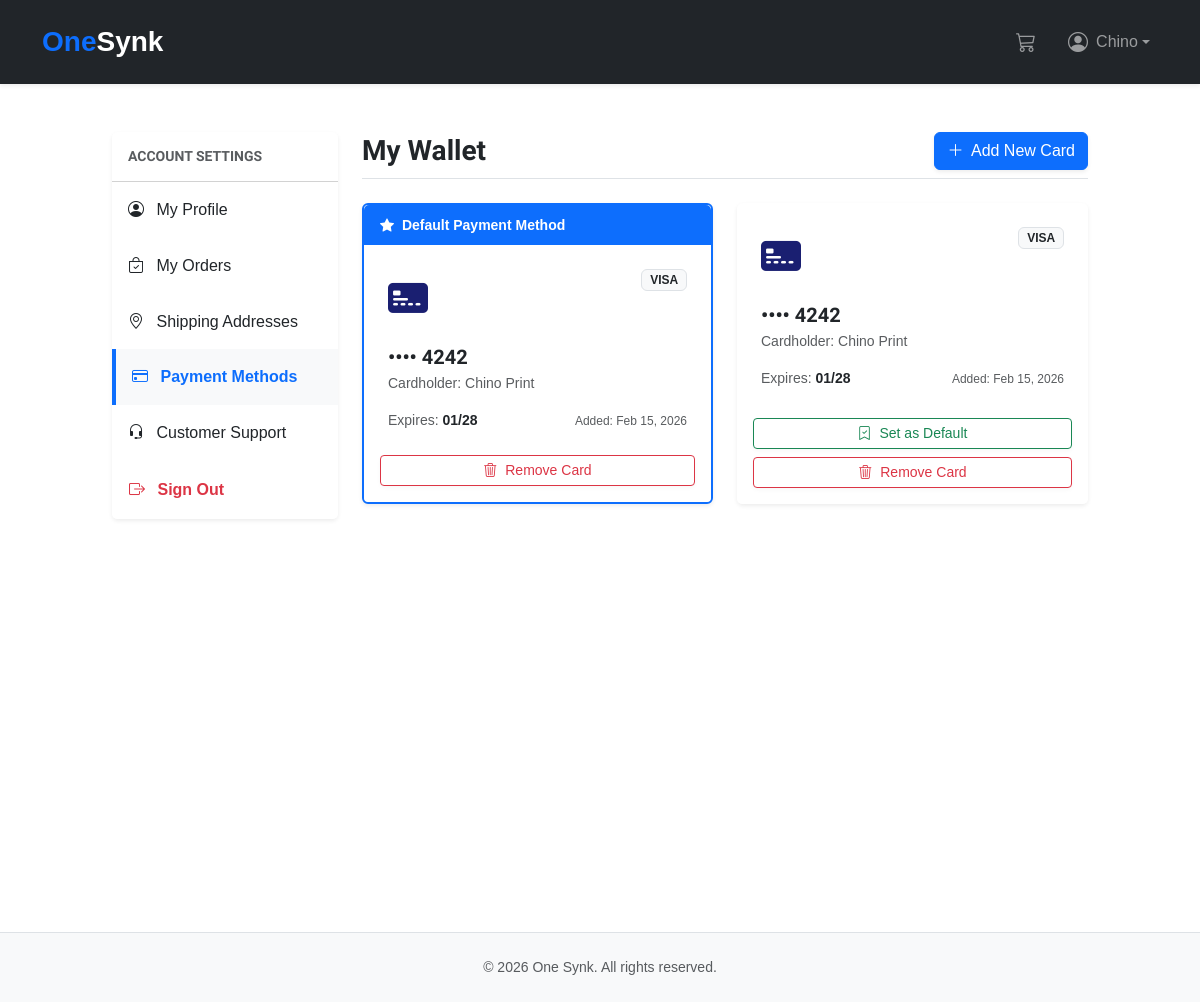
The page /payment/methods/ (signed in) on the database its author committed.
### accounts/models.py (models this page shows, shortened)
class CustomUser(AbstractUser):
    phone_regex = RegexValidator(
        regex=r"^\d{10}$",
        message=_("Phone number must be exactly 10 digits (e.g., 5522445104)."),
    )
    USER_TYPE_CHOICES = (
        ("regular_user", "Regular User"),
        ("wholesaler", "Wholesaler"),
    )
    class UserTypes(models.TextChoices):
        REGULAR = "regular_user", _("Regular User")
        WHOLESALER = "wholesaler", _("Wholesaler")
    phone = models.CharField(
        _("phone number"),
        max_length=10,
        validators=[phone_regex],
        blank=True,
        null=True,
        help_text=_("Format: 5522445104"),
    )
    user_type = models.CharField(
        max_length=20,
        choices=USER_TYPE_CHOICES,
        default="regular_user",
        help_text=_(
            "Designates whether the user is a regular customer or a wholesaler."
        ),
    )
    stripe_customer_id = models.CharField(
        _("Stripe Customer ID"),
        max_length=255,
        blank=True,
        null=True,
        unique=True,
        help_text=_("Unique identifier for the customer in Stripe."),
    )
    payment_method = models.CharField(
        _("default payment method"),
        max_length=255,
        blank=True,
        null=True,
        help_text=_("ID of the default payment method in Stripe."),
    )
    created_at = models.DateTimeField(_("created at"), auto_now_add=True)
    updated_at = models.DateTimeField(_("updated at"), auto_now=True)
    class Meta:
        verbose_name = _("User")
        verbose_name_plural = _("Users")
        ordering = ["-created_at"]

### payment/models.py (models this page shows, shortened)
class PaymentMethod(models.Model):
    class CardType(models.TextChoices):
        VISA = "visa", "Visa"
        MASTERCARD = "mastercard", "Mastercard"
        AMEX = "amex", "American Express"
        DISCOVER = "discover", "Discover"
        DINERS = "diners", "Diners Club"
        JCB = "jcb", "JCB"
        OTHER = "other", _("Other")
    user = models.ForeignKey(
        CustomUser,
        on_delete=models.CASCADE,
        related_name="payment_methods",
        verbose_name=_("user"),
    )
    stripe_payment_method_id = models.CharField(
        max_length=255,
        unique=True,
        help_text=_("Stripe ID for the payment method (pi_... or pm_...)."),
    )
    card_type = models.CharField(
        max_length=20,
        choices=CardType.choices,
        default=CardType.VISA,
        verbose_name=_("card type"),
    )
    last_four_digits = models.CharField(max_length=4, verbose_name=_("last 4 digits"))
    card_holder_name = models.CharField(
        max_length=255, verbose_name=_("cardholder name")
    )
    exp_month = models.PositiveSmallIntegerField(verbose_name=_("expiration month"))
    exp_year = models.PositiveIntegerField(verbose_name=_("expiration year"))
    is_default = models.BooleanField(default=False, verbose_name=_("default method"))
    is_active = models.BooleanField(
        default=True,
        verbose_name=_("active"),
        help_text=_("Uncheck to manually disable this payment method."),
    )
    created_at = models.DateTimeField(auto_now_add=True)
    updated_at = models.DateTimeField(auto_now=True)
    class Meta:
        verbose_name = _("Payment Method")
        verbose_name_plural = _("Payment Methods")
        ordering = ["-is_default", "-created_at"]
        indexes = [
            models.Index(fields=["user", "-is_default"]),
            models.Index(fields=["user", "-is_active"]),
        ]
    def get_masked_card(self):
        return f"•••• {self.last_four_digits}"
    def is_expired(self):
        today = timezone.now().date()
        if self.exp_year < today.year:
            return True
        if self.exp_year == today.year and self.exp_month < today.month:
            return True
        return False
    def get_expiration_display(self):
        return f"{self.exp_month:02d}/{str(self.exp_year)[-2:]}"

### payment/views.py (the view)
# urls.py: path("methods/", views.payment_method_list, name="payment_method_list"),
@login_required
def payment_method_list(request):
    payment_methods = request.user.payment_methods.filter(is_active=True)
    return render(
        request,
        "payment/payment_methods/list.html",
        {"payment_methods": payment_methods, "page_title": _("My Payment Methods")},
    )

### cart/cart.py (called while the page is built)
    def __len__(self):
        return sum(item["quantity"] for item in self.cart.values())

### cart/context_processors.py (called while the page is built)
def cart(request):
    return {"cart": Cart(request)}

### payment/templates/payment/payment_methods/list.html (shortened to what this page needs)
{% extends 'shop/base.html' %}
{% load static %}
{% load i18n %}
{% block content %}
<div class="container my-5">
    <div class="row">
        <div class="col-md-3 mb-4 mb-md-0">
            {% include "includes/sidebar.html" %}
        </div>
        <div class="col-md-9">
            <div class="d-flex justify-content-between align-items-center mb-4 pb-2 border-bottom">
                <h2 class="h3 fw-bold mb-0 text-dark">{% trans "My Wallet" %}</h2>
                <a href="{% url 'payment:payment_method_add' %}" class="btn btn-primary shadow-sm">
                    <i class="bi bi-plus-lg me-1"></i> {% trans "Add New Card" %}
                </a>
            </div>
            {% if payment_methods %}
                <div class="row g-4">
                    {% for pm in payment_methods %}
                        <div class="col-md-6">
                            <div class="card h-100 border-0 shadow-sm {% if pm.is_default %}ring-default{% endif %}">
                                {% if pm.is_default %}
                                    <div class="card-header bg-primary text-white py-2 border-0">
                                        <small class="fw-bold"><i class="bi bi-star-fill me-1"></i> {% trans "Default Payment Method" %}</small>
                                    </div>
                                {% endif %}
                                <div class="card-body p-4">
                                    <div class="d-flex justify-content-between align-items-start mb-3">
                                        <div class="card-provider-icon">
                                            {% if pm.card_type == 'visa' %}
                                                <i class="bi bi-credit-card-2-front-fill fs-1" style="color: #1a1f71;"></i>
                                            {% elif pm.card_type == 'mastercard' %}
                                                <i class="bi bi-credit-card-2-front-fill fs-1" style="color: #eb001b;"></i>
                                            {% elif pm.card_type == 'amex' %}
                                                <i class="bi bi-credit-card-2-front-fill fs-1" style="color: #006fcf;"></i>
                                            {% else %}
                                                <i class="bi bi-credit-card-2-front-fill fs-1 text-muted"></i>
                                            {% endif %}
                                        </div>
                                        <span class="badge bg-light text-dark border text-uppercase">
                                            {{ pm.get_card_type_display }}
                                        </span>
                                    </div>
                                    <h5 class="fw-bold mb-1">{{ pm.get_masked_card }}</h5>
                                    <p class="text-muted small mb-3">{% trans "Cardholder" %}: {{ pm.card_holder_name }}</p>
                                    <div class="d-flex justify-content-between align-items-center mt-auto">
                                        <div class="small">
                                            <span class="text-muted">{% trans "Expires" %}:</span>
                                            <span class="fw-semibold {% if pm.is_expired %}text-danger{% endif %}">
                                                {{ pm.get_expiration_display }}
                                            </span>
                                        </div>
                                        <div class="text-muted x-small">
                                            {% trans "Added" %}: {{ pm.created_at|date:"M d, Y" }}
                                        </div>
                                    </div>
                                </div>
                                <div class="card-footer bg-white border-top-0 pb-3 pt-0">
                                    <div class="row g-2">
                                        {% if not pm.is_default and not pm.is_expired %}
                                            <div class="col-12">
                                                <form action="{% url 'payment:payment_method_set_default' pm.id %}" method="post">
                                                    <button type="submit" class="btn btn-outline-success btn-sm w-100 shadow-xs">
                                                        <i class="bi bi-bookmark-check me-1"></i> {% trans "Set as Default" %}
                                                    </button>
                                                </form>
                                            </div>
                                        {% endif %}
                                        <div class="col-12">
                                            <a href="{% url 'payment:payment_method_delete' pm.id %}" class="btn btn-outline-danger btn-sm w-100 shadow-xs">
                                                <i class="bi bi-trash3 me-1"></i> {% trans "Remove Card" %}
                                            </a>
                                        </div>
                                    </div>
                                </div>
                            </div>
                        </div>
                    {% endfor %}
                </div>
            {% endif %}
        </div>
    </div>
</div>
{% endblock %}

### shop/templates/shop/base.html (shortened to what this page needs)
{% load static %}
{% load i18n %}
<!DOCTYPE html>
<html lang="en">
<head>
    <link href="https://cdn.jsdelivr.net/npm/bootstrap@5.3.0/dist/css/bootstrap.min.css" rel="stylesheet">
    <link rel="stylesheet" href="https://cdn.jsdelivr.net/npm/bootstrap-icons@1.11.0/font/bootstrap-icons.css">
    <link href="{% static 'css/base.css' %}" rel="stylesheet">
</head>
<body>
    <nav class="navbar navbar-expand-lg navbar-dark bg-dark shadow-sm py-3">
        <div class="container">
            <a href="{% url 'shop:product_list' %}" class="navbar-brand fw-bold fs-3">
                <span class="text-primary">One</span>Synk
            </a>
            <div class="collapse navbar-collapse" id="mainNav">
                <ul class="navbar-nav ms-auto align-items-center">
                    <li class="nav-item me-lg-3">
                        <a class="nav-link position-relative" href="{% url 'cart:cart_detail' %}">
                            <i class="bi bi-cart3 fs-5"></i>
                        </a>
                    </li>
                    {% if user.is_authenticated %}
                        <li class="nav-item dropdown">
                            <a class="nav-link dropdown-toggle d-flex align-items-center" href="#" id="userDropdown" role="button" data-bs-toggle="dropdown">
                                <i class="bi bi-person-circle fs-5 me-2"></i>
                                <span>{{ user.first_name|default:user.username }}</span>
                            </a>
                        </li>
                    {% endif %}
                </ul>
            </div>
        </div>
    </nav>
    <main id="content" class="min-vh-100">
        {% block content %}{% endblock %}
    </main>
    <footer class="bg-light py-4 border-top mt-5">
        <div class="container text-center">
            <p class="text-muted small mb-0">&copy; 2026 One Synk. {% trans "All rights reserved." %}</p>
        </div>
    </footer>
</body>
</html>

### shop/static/css/base.css (style rules this page uses)
body { margin:0; padding:0; font-family:helvetica, sans-serif; }
h1, h2, h3, h4, h5 , h6 { font-family: 'Ubuntu', sans-serif; font-weight:normal; }
a { text-decoration:none; color:#5993bb; }
#content { padding:0 100px; overflow:hidden; }

### payment/templates/payment/payment_methods/list.html (style rules this page uses)
.ring-default { border: 2px solid #0d6efd !important; }
.x-small { font-size: 0.75rem; }
.shadow-xs { box-shadow: 0 0.125rem 0.25rem rgba(0, 0, 0, 0.03); }

### rows shown on the page
CustomUser: first_name "Chino"
PaymentMethod: card_type "VISA", get_masked_card "•••• 4242", card_holder_name "Chino Print", expiration "01/28", created_at "Feb 15, 2026"
PaymentMethod: card_type "VISA", get_masked_card "•••• 4242", card_holder_name "Chino Print", expiration "01/28", created_at "Feb 15, 2026"
